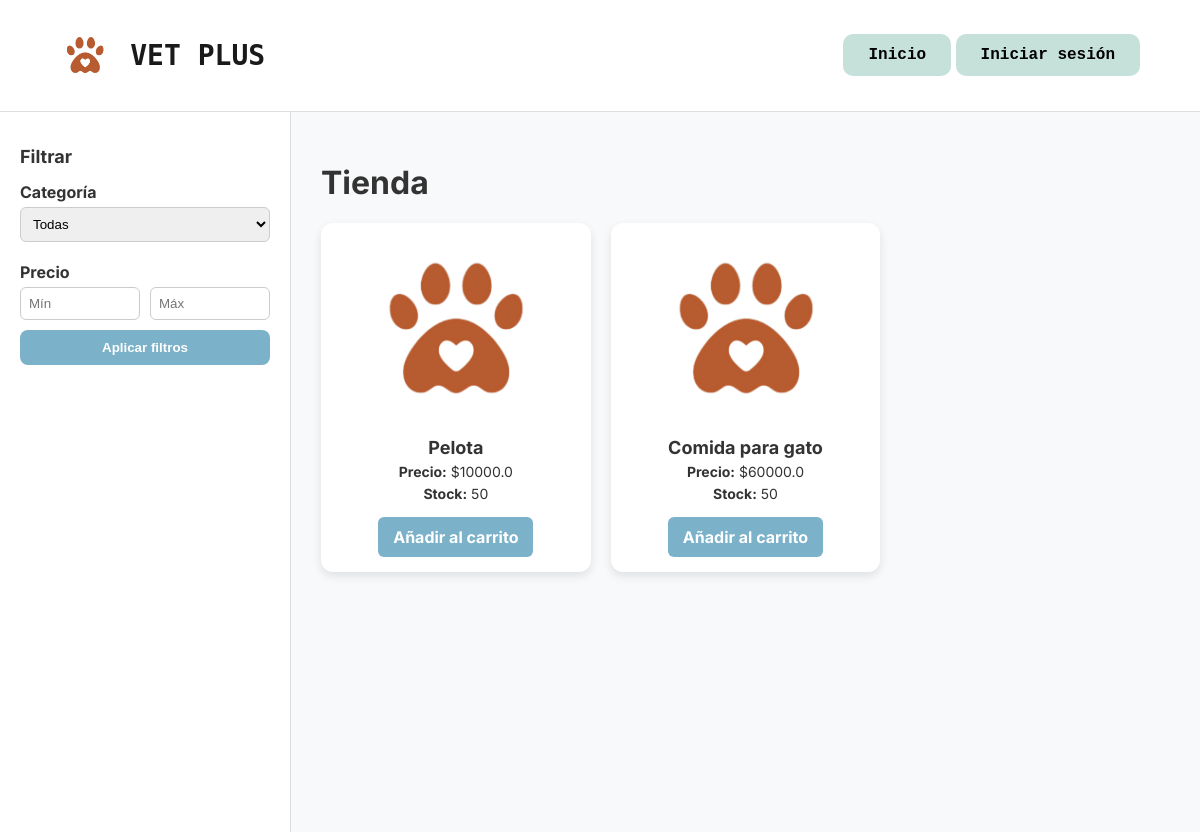
The page /tienda on the database its author committed.
### vetplus/models.py (models this page shows, shortened)
class Product(db.Model):
    id = db.Column(db.Integer, primary_key = True)
    name = db.Column(db.String(100), nullable = False)
    description = db.Column(db.Text, nullable = False)
    price = db.Column(db.Float, nullable = False)
    stock = db.Column(db.Integer, nullable = False)
    category_id = db.Column(db.Integer, db.ForeignKey("category.id"), nullable = False)

### vetplus/routes/store.py (the view)
@store_bp.route("/tienda")
def tienda():
    category_id = request.args.get("category", type = int)
    min_price = request.args.get("min_price", type = float)
    max_price = request.args.get("max_price", type = float)
    query = Product.query
    if category_id:
        query = query.filter(Product.category_id == category_id)
    if min_price != None:
        query = query.filter(Product.price >= min_price)
    if max_price != None:
        query = query.filter(Product.price <= max_price)
    products = query.all()
    categories = Category.query.all()
    return render_template("store.html", products = products, categories = categories, category_id = category_id, min_price = min_price, max_price = max_price)

### templates/store.html (shortened to what this page needs)
<!DOCTYPE html>
<html lang="es">
<head>
</head>
<body>
    <header>
        <div class="logo">
            <img src="{{ url_for('static', filename='img/logo.png') }}" alt="Logo Vetplus" class="icono" height="50">
            <h1>VET PLUS</h1>
        </div>
        <nav>
            <a href="{{ url_for('main.home' )}}"><button class="btn">Inicio</button></a>
            {% if current_user.is_authenticated %}
            <a href="{{ url_for('main.dashboard' )}}"><button class="btn">Dashboard</button></a>
            {% else %}
            <a href="{{ url_for('auth.login') }}"><button class="btn">Iniciar sesión</button></a>
            {% endif %}
        </nav>
    </header>
    <div class="content">
        <aside>
            <h2>Filtrar</h2>
            <form method="GET" action="{{ url_for('store.tienda') }}">
                <label for="category">Categoría</label>
                <select name="category" id="category">
                    <option value="">Todas</option>
                </select>
                <label>Precio</label>
                <div class="price-filter">
                    <input type="number" name="min_price" placeholder="Mín"
                        value="{{ request.args.get('min_price', '') }}">
                    <input type="number" name="max_price" placeholder="Máx"
                        value="{{ request.args.get('max_price', '') }}">
                </div>
                <button type="submit">Aplicar filtros</button>
            </form>
        </aside>
        <main>
            <h1>Tienda</h1>
            <div class="products-grid">
                {% for product in products %}
                <div class="product-card">
                    <img src="{{ url_for('static', filename='img/logo.png') }}" alt="Imagen producto">
                    <h3>{{ product.name }}</h3>
                    <p><strong>Precio:</strong> ${{ product.price }}</p>
                    <p><strong>Stock:</strong> {{ product.stock }}</p>
                    <a href="{{ url_for('store.add_to_cart', product_id=product.id) }}" class="btn-add">Añadir al
                        carrito</a>
                </div>
                {% endfor %}
            </div>
        </main>
    </div>
</body>
</html>

### templates/store.html (style rules this page uses)
body { margin: 0; font-family: 'Inter', sans-serif; background: #f8f9fa; color: #333; }
header { display: flex; justify-content: space-between; align-items: center; padding: 20px 60px; background: #fff; border-bottom: 1px solid #ddd; }
.logo { display: flex; align-items: center; gap: 20px; }
.logo h1 { font-size: 28px; font-weight: bold; color: #1a1a1a; font-family: 'monospace', cursive, sans-serif; }
.btn { background-color: #c5e1da; border: none; padding: 12px 25px; border-radius: 10px; cursor: pointer; font-size: 16px; font-weight: bold; font-family: 'Lucida Console', monospace; transition: transform 0.2s ease, background 0.3s ease; }
.content { display: flex; min-height: calc(100vh - 80px); }
aside { width: 250px; background: #fff; border-right: 1px solid #ddd; padding: 20px; }
aside h2 { font-size: 18px; margin-bottom: 15px; }
aside form label { font-weight: bold; display: block; margin: 10px 0 5px; }
aside form select, aside form input { width: 100%; padding: 8px; margin-bottom: 10px; border-radius: 6px; border: 1px solid #ccc; }
.price-filter { display: flex; gap: 10px; }
.price-filter input { width: 100%; }
aside button { width: 100%; padding: 10px; border: none; background: #7bb1c9; color: #fff; font-weight: bold; border-radius: 8px; cursor: pointer; }
main { flex: 1; padding: 30px; }
.products-grid { display: grid; grid-template-columns: repeat(auto-fill, minmax(250px, 1fr)); gap: 20px; }
.product-card { background: #fff; border-radius: 12px; padding: 15px; box-shadow: 0px 4px 10px rgba(0, 0, 0, 0.1); text-align: center; }
.product-card img { width: 100%; height: 180px; object-fit: contain; margin-bottom: 10px; }
.product-card h3 { font-size: 18px; margin: 5px 0; }
.product-card p { margin: 5px 0; font-size: 14px; }
.btn-add { display: inline-block; margin-top: 10px; padding: 10px 15px; background: #7bb1c9; color: #fff; border-radius: 6px; text-decoration: none; font-weight: bold; transition: background 0.3s; }

### rows shown on the page
Product: name "Pelota", price "10000.0", stock "50"
Product: name "Comida para gato", price "60000.0", stock "50"
